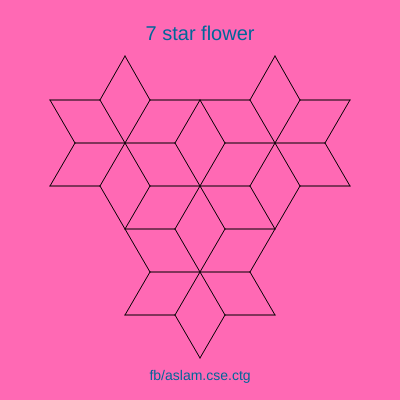
Frame 1 (no input)
Frame 60 (no input): identical to frame 1, image omitted
Frame 120 (the mouse pressed at the canvas centre since frame 60): identical to frame 1, image omitted

The p5.js sketch that drew this single still picture (run headless with seeded random() and noise() and a simulated clock; from frame 60 on, the mouse is pressed at the canvas centre):

// p5.js sketch
// ── sketch.js
function setup() {
  createCanvas(400, 400);
}

function draw() {
  background(255,105,180);
  
  textAlign(CENTER);
  textSize(20);
  fill(0, 102, 153);
  text('7 star flower', 200, 40);
  
  textSize(14);
  fill(0, 102, 153);
  text('fb/aslam.cse.ctg', 200, 380);
  
  //1st line
  line(50, 100, 100, 100);
  line(100, 100, 125, 56);
  line(125, 56, 150, 100);
  line(150, 100, 250, 100);
  line(250, 100, 275, 56);
  line(300, 100, 275, 56);
  line(300, 100, 350, 100);
 
  //2nd line
  line(50, 100, 75, 143);
  line(75, 143, 50, 186);
  line(50, 186, 100,186);
  line(100,186, 150,272);
  line(150,272, 125, 315);
  line(125, 315, 175, 315);
  line(175, 315, 200, 358);
    
  //3rd line
  line(350, 100, 325, 143);
  line(325, 143, 350, 186);
  line(350, 186, 300, 186);
  line(300, 186,250,272);
  line(250,272, 275, 315);
  line(275, 315, 225, 315);
  line(225, 315, 200, 358);
  
  // 1st star
  line(75, 143, 175, 143);
  line(225, 143, 325, 143);
  line(150, 186, 250,186);
  line(150, 272, 250,272);
  
  //2nd star
  line(150, 100, 100, 186);
  line(300, 100, 250, 186);
  line(225, 143, 175, 229);
  line(225, 229, 175, 315);
  
  // 3rd star
  line(100, 100, 150, 186);
  line(250, 100, 300, 186);
  line(175, 143, 225, 229);
  line(175, 229, 225, 315);
  
  // angle
  line(175, 143, 200, 100);
  line(200, 100, 225, 143);
  
  line(250, 186, 275, 229);
  line(275, 229, 225, 229);
  
  line(175, 229, 125, 229);
  line(125, 229, 150, 186);  
  
}
// ── style.css
html, body { 
   margin: 0; 
   padding: 0; 
   margin-left: auto;
   margin-right: auto;
   width: 50%;

}
canvas { display: block; }
